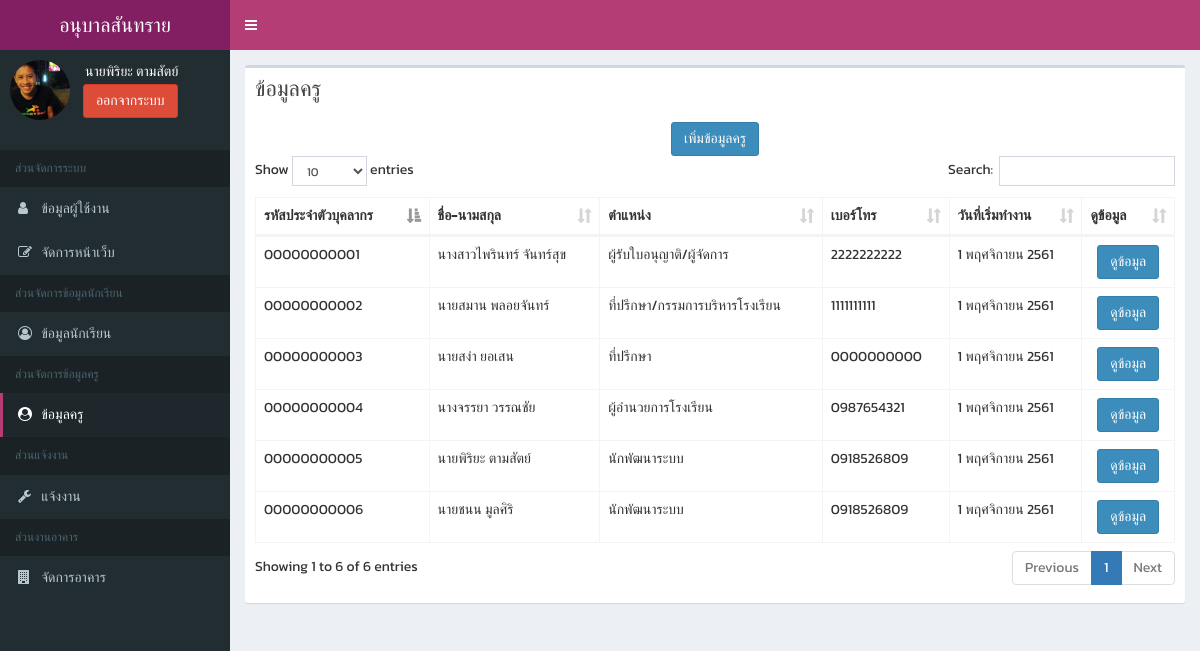
Screenshot of /main.php?page=teacher (signed in) with the database file from the repository.
### tables this page shows
CREATE TABLE `tb_user` (
  `id` int(4) UNSIGNED ZEROFILL NOT NULL,
  `user_teacherID` varchar(13) NOT NULL,
  `user_IDCard` varchar(13) NOT NULL,
  `user_fname` varchar(100) NOT NULL,
  `user_lname` varchar(100) NOT NULL,
  `user_nname` varchar(30) NOT NULL,
  `user_sex` varchar(10) NOT NULL,
  `user_tel` varchar(10) NOT NULL,
  `user_address` text NOT NULL,
  `user_username` varchar(30) NOT NULL,
  `user_password` varchar(30) NOT NULL,
  `user_img` text NOT NULL,
  `user_lood` varchar(3) NOT NULL,
  `user_birdthday` date NOT NULL,
  `user_email` varchar(100) NOT NULL,
  `user_fan` varchar(30) NOT NULL
);

CREATE TABLE `tb_user2` (
  `user2_id` int(4) UNSIGNED ZEROFILL NOT NULL,
  `user2_rank` text NOT NULL,
  `user2_rankcheak` varchar(25) NOT NULL,
  `user2_start` date NOT NULL,
  `user2_room` varchar(50) NOT NULL,
  `user2_working` varchar(50) NOT NULL,
  `user2_spouse` text NOT NULL,
  `user2_telspouse` varchar(10) NOT NULL,
  `user2_child` varchar(2) NOT NULL
);

### class/sansai.class.php (called while the page is built, shortened)
<?php
  class System {
    function showclassroom(){
      $sql="SELECT * FROM tb_classroom ";
             global $mysqli;
      $obj = array();
      $res = $mysqli->query($sql) or die("SQL Error: <br>".$sql."<br>".$mysqli->error);
      while ($data = $res->fetch_assoc()) {
        $obj[] = $data;
      }
      return $obj;
    }
    function showUser(){
      $sql="SELECT * FROM tb_user
            LEFT JOIN tb_user2 ON tb_user2.user2_id=tb_user.id  ";
             global $mysqli;
      $obj = array();
      $res = $mysqli->query($sql) or die("SQL Error: <br>".$sql."<br>".$mysqli->error);
      while ($data = $res->fetch_assoc()) {
        $obj[] = $data;
      }
      return $obj;
    }
    }
 ?>

### class/date.class.php (called while the page is built, shortened)
<?php
$month_name = array( "","มกราคม","กุมภาพันธ์","มีนาคม","เมษายน","พฤษภาคม","มิถุนายน", "กรกฎาคม","สิงหาคม","กันยายน","ตุลาคม","พฤศจิกายน","ธันวาคม");
function DBThaiLongDate($d){
    global $month_name;
    $d1=explode("-",$d);
    return intval($d1[2]) . " " . $month_name[intval($d1[1])] . " " . (intval($d1[0]) + 543);
}

### page/teacher/main.php (the view, shortened to what this page needs)
<?php
  $fuc=new System();
  $res = $fuc->showUser();
?>
<section class="content-header">
  <div class="row">
        <div class="col-xs-12">
          <div class="box">
            <div class="box-header">
              <h3 class="box-title">ข้อมูลครู</h3>
            </div>
            <div class="box-body">
              <div class="row" >
                <div class="col-md-12" align="center">
                  <?php include('add_form.php'); ?>
                </div>
              </div>
              <table id="example1" class="table table-bordered table-hover">
                <thead>
                <tr>
                  <th>รหัสประจำตัวบุคลากร</th>
                  <th>ชื่อ-นามสกุล</th>
                  <th>ตำแหน่ง</th>
                  <th>เบอร์โทร</th>
                  <th>วันที่เริ่มทำงาน</th>
                  <th>ดูข้อมูล</th>
                </tr>
                </thead>
                <tbody>
                  <?php
                     foreach ($res as $show){
                     ?>
                   <tr>
                     <td> <?=$show['user_teacherID']?></td>
                     <td><?=$show['user_fname']?> <?=$show['user_lname']?></td>
                     <td><?=$show['user2_rank']?></td>
                     <td><?=$show['user_tel']?></td>
                     <td><?=DBThaiLongDate($show['user2_start'])?></td>
                     <td class="text-center"><a href="main.php?page=view_from&id=<?=$show['id']?>"> <input type="button"  class="btn btn-primary" value="ดูข้อมูล"></a></td>
                   </tr>
              <?php  } ?>
              </tbody>
              </table>
            </div>
          </div>
        </div>
  </div>
</section>

### ux/sideber.php (shortened to what this page needs)
<?php
  $page=$_GET['page'];
  if ($page=='teacher') { $active_teacher='active'; }
?>
    <aside class="main-sidebar">
      <section class="sidebar">
        <div class="user-panel">
          <div class="pull-left image">
            <img src="img/<?=$name_data['user_img']?>" class="img-circle" alt="User Image">
          </div>
          <div class="pull-left info">
          <p>&nbsp;&nbsp;&nbsp;&nbsp;&nbsp;<?=$name_data['user_fname']?>&nbsp;<?=$name_data['user_lname']?></p>
              <form  action="logout.php" target="_self" method="post">
					     &nbsp;&nbsp;&nbsp;&nbsp;<input type="submit" name="logoutBtn" value="ออกจากระบบ" class="btn btn-danger ">
				    </form>
          </div>
        </div>
<br>
        <ul class="sidebar-menu" data-widget="tree">
            <li class="header">ส่วนจัดการระบบ</li>
                    <li class="<?=$active_user?>">
                      <a href="main.php?page=user">
                        <i class="fa fa-user"></i> <span>ข้อมูลผู้ใช้งาน</span>
                      </a>
                    </li>
                    <li class="<?=$active_website?>" style="<?php echo $name_data['user2_rankcheak'] != 'Developers' ? 'display:none;' : ''; ?>">
                      <a href="main.php?page=website">
                        <i class="fa fa-edit"></i> <span>จัดการหน้าเว็บ</span>
                      </a>
                    </li>
              <li class="header">ส่วนจัดการข้อมูลนักเรียน</li>
                  <li class="<?=$active_student?>">
                    <a href="main.php?page=student">
                      <i class="fa fa-user-circle-o"></i> <span>ข้อมูลนักเรียน</span>
                    </a>
                  </li>
              <li class="header">ส่วนจัดการข้อมูลครู</li>
                  <li class="<?=$active_teacher?>">
                    <a href="main.php?page=teacher">
                      <i class="fa fa-user-circle"></i> <span>ข้อมูลครู</span>
                    </a>
                  </li>
            <li class="header">ส่วนแจ้งงาน</li>
                    <li class="<?=$active_it?>">
                      <a href="main.php?page=it">
                        <i class="fa fa-wrench"></i> <span>แจ้งงาน</span>
                      </a>
                    </li>
            <li class="header" style="<?php echo $name_data['user2_rankcheak'] != 'Developers' ? 'display:none;' : ''; ?>">ส่วนงานอาคาร</li>
                  <li class="<?=$active_home?>" style="<?php echo $name_data['user2_rankcheak'] != 'Developers' ? 'display:none;' : ''; ?>">
                        <a href="main.php?page=home">
                          <i class="fa fa-building"></i> <span>จัดการอาคาร</span>
                        </a>
                  </li>
      </ul>
      </section>
    </aside>

### rows the page displays
tb_user: user_img (picture), user_fname "นายพิริยะ", user_lname "ตามสัตย์", user_teacherID "00000000005", tb_user2.user2_rank "นักพัฒนาระบบ", user_tel "0918526809", tb_user2.user2_start "1 พฤศจิกายน 2561"
tb_user: user_teacherID "00000000006", user_fname "นายชนน", user_lname "มูลศิริ", tb_user2.user2_rank "นักพัฒนาระบบ", user_tel "0918526809", tb_user2.user2_start "1 พฤศจิกายน 2561"
tb_user: user_teacherID "00000000001", user_fname "นางสาวไพรินทร์", user_lname "จันทร์สุข", tb_user2.user2_rank "ผู้รับใบอนุญาติ/ผู้จัดการ", user_tel "2222222222", tb_user2.user2_start "1 พฤศจิกายน 2561"
tb_user: user_teacherID "00000000002", user_fname "นายสมาน", user_lname "พลอยจันทร์", tb_user2.user2_rank "ที่ปรึกษา/กรรมการบริหารโรงเรียน", user_tel "1111111111", tb_user2.user2_start "1 พฤศจิกายน 2561"
tb_user: user_teacherID "00000000003", user_fname "นายสง่า", user_lname "ยอเสน", tb_user2.user2_rank "ที่ปรึกษา", user_tel "0000000000", tb_user2.user2_start "1 พฤศจิกายน 2561"
tb_user: user_teacherID "00000000004", user_fname "นางจรรยา", user_lname "วรรณชัย", tb_user2.user2_rank "ผู้อำนวยการโรงเรียน", user_tel "0987654321", tb_user2.user2_start "1 พฤศจิกายน 2561"
